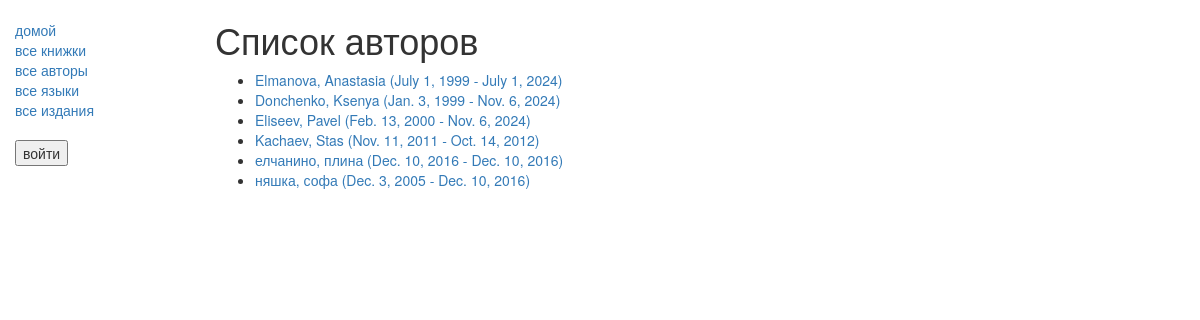
Page /catalog/authors/ on the earlier database version.
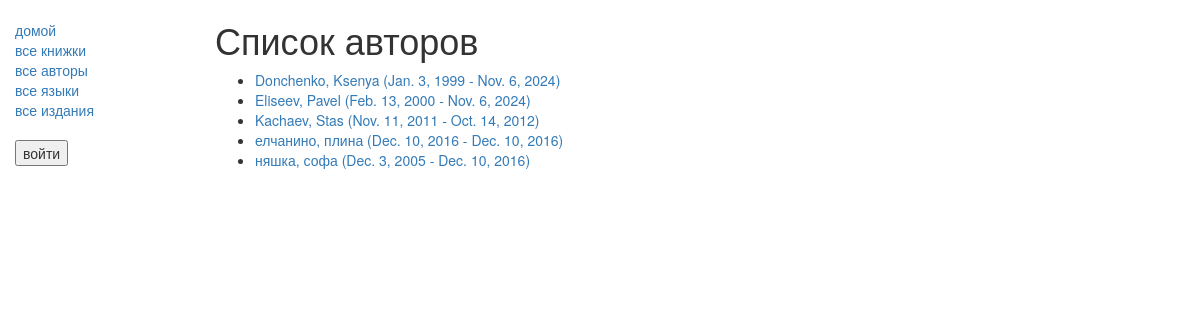
Same page on the later database version.
### catalog/models.py (models this page shows)
class Author(models.Model):
    first_name = models.CharField(max_length=100)
    last_name = models.CharField(max_length=100)
    date_of_birth = models.DateField(null=True, blank=True)
    date_of_death = models.DateField('Died', null=True, blank=True)
    def get_absolute_url(self):
        return reverse('author-detail', args=[str(self.id)])
    def __str__(self):
        return '%s, %s' % (self.last_name, self.first_name)

### catalog/views.py (the view)
# urls.py: path('authors/', views.AuthorListView.as_view(), name='authors'),
class AuthorListView(generic.ListView):
    model = Author

### catalog/templates/catalog/author_list.html
{% extends "base_generic.html" %}
{% block content %}
<h1>Список авторов</h1>
{% if author_list %}
  <ul>
  {% for author in author_list %}
    <li>
      <a href="{{ author.get_absolute_url }}">
      {{ author }} ({{author.date_of_birth}} - {% if author.date_of_death %}{{author.date_of_death}}{% endif %})
      </a>
    </li>
  {% endfor %}
 </ul>
{% else %}
  <p>Нет доступных авторов.</p>
{% endif %}
{% endblock %}

Differences in the rows shown:
removed Author: last_name+first_name "Elmanova, Anastasia", date_of_birth "July 1, 1999", date_of_death "July 1, 2024"
